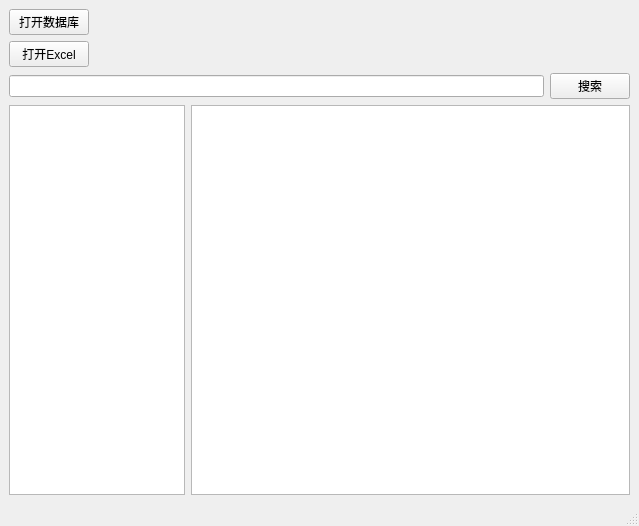
<?xml version="1.0" encoding="UTF-8"?>
<ui version="4.0">
 <class>MainWindow</class>
 <widget class="QMainWindow" name="MainWindow">
  <property name="geometry">
   <rect>
    <x>0</x>
    <y>0</y>
    <width>639</width>
    <height>526</height>
   </rect>
  </property>
  <property name="windowTitle">
   <string>效率之王</string>
  </property>
  <widget class="QWidget" name="centralwidget">
   <layout class="QGridLayout" name="gridLayout">
    <item row="0" column="0">
     <layout class="QHBoxLayout" name="horizontalLayout">
      <item>
       <widget class="QPushButton" name="btn_open_file">
        <property name="sizePolicy">
         <sizepolicy hsizetype="Fixed" vsizetype="Fixed">
          <horstretch>0</horstretch>
          <verstretch>0</verstretch>
         </sizepolicy>
        </property>
        <property name="text">
         <string>打开数据库</string>
        </property>
       </widget>
      </item>
      <item>
       <widget class="QLabel" name="label_db_path">
        <property name="text">
         <string/>
        </property>
       </widget>
      </item>
     </layout>
    </item>
    <item row="1" column="0">
     <layout class="QHBoxLayout" name="horizontalLayout_3">
      <item>
       <widget class="QPushButton" name="btn_open_excel">
        <property name="sizePolicy">
         <sizepolicy hsizetype="Fixed" vsizetype="Fixed">
          <horstretch>0</horstretch>
          <verstretch>0</verstretch>
         </sizepolicy>
        </property>
        <property name="text">
         <string>打开Excel</string>
        </property>
       </widget>
      </item>
      <item>
       <widget class="QLabel" name="label_excel_path">
        <property name="text">
         <string/>
        </property>
       </widget>
      </item>
     </layout>
    </item>
    <item row="2" column="0">
     <layout class="QHBoxLayout" name="horizontalLayout_2">
      <item>
       <widget class="QLineEdit" name="lineEdit_index"/>
      </item>
      <item>
       <widget class="QPushButton" name="btn_sreach">
        <property name="text">
         <string>搜索</string>
        </property>
       </widget>
      </item>
     </layout>
    </item>
    <item row="3" column="0">
     <layout class="QHBoxLayout" name="horizontalLayout_4" stretch="2,5">
      <item>
       <widget class="QListWidget" name="listWidget_table">
        <property name="sizePolicy">
         <sizepolicy hsizetype="Expanding" vsizetype="Expanding">
          <horstretch>0</horstretch>
          <verstretch>0</verstretch>
         </sizepolicy>
        </property>
       </widget>
      </item>
      <item>
       <widget class="QTableView" name="tableView_main"/>
      </item>
     </layout>
    </item>
   </layout>
  </widget>
  <widget class="QMenuBar" name="menubar">
   <property name="geometry">
    <rect>
     <x>0</x>
     <y>0</y>
     <width>639</width>
     <height>23</height>
    </rect>
   </property>
  </widget>
  <widget class="QStatusBar" name="statusbar"/>
 </widget>
 <resources/>
 <connections/>
</ui>
